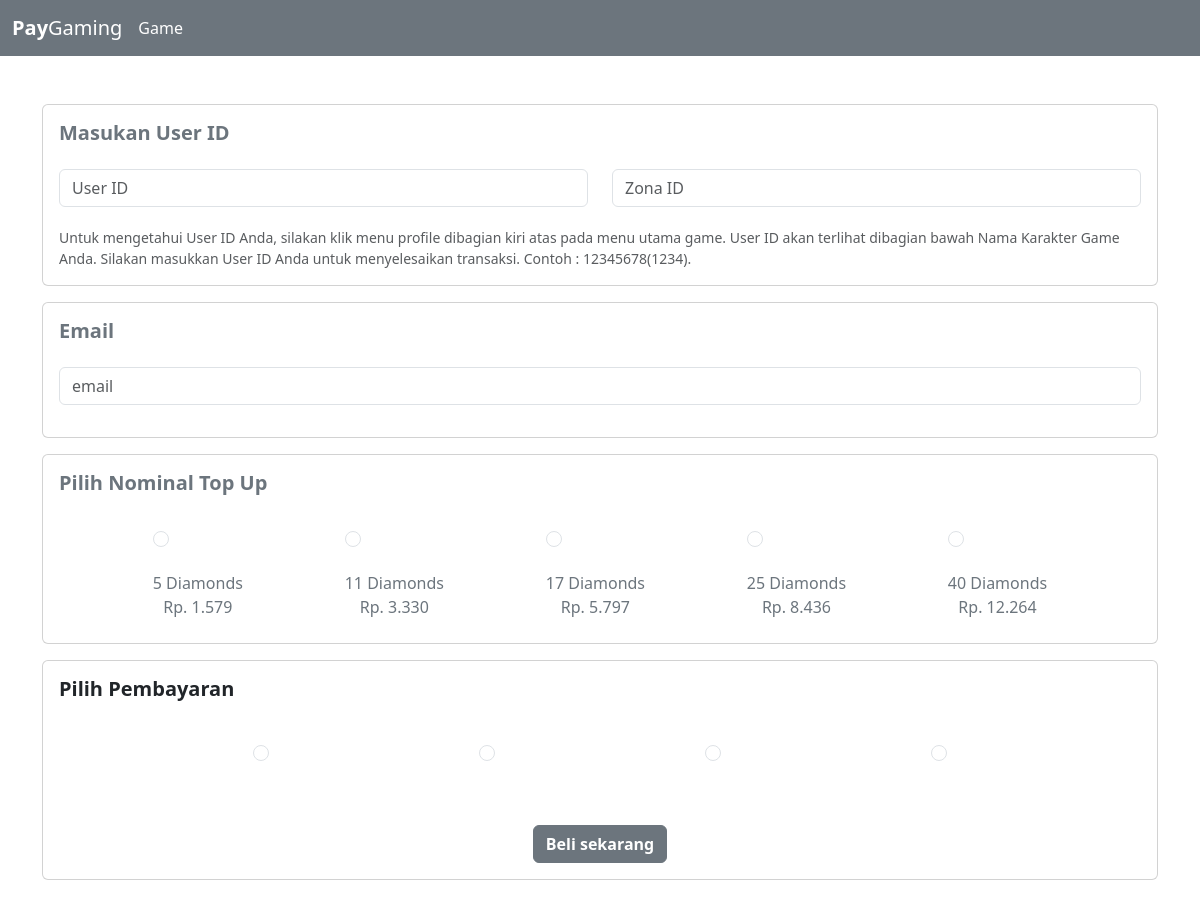
Screenshot of /ML.php with the database file from the repository.
### tables this page shows
CREATE TABLE `item` (
  `id_item` char(10) NOT NULL,
  `nm_item` varchar(50) NOT NULL,
  `jml_item` varchar(10) NOT NULL,
  `nominal` varchar(50) NOT NULL,
  `id_game` char(10) NOT NULL
);

CREATE TABLE `bank` (
  `id_bank` int(10) NOT NULL,
  `nm_bank` varchar(50) NOT NULL,
  `rekening` int(50) NOT NULL,
  `icon_bank` varchar(200) NOT NULL
);

### ML.php (the view, shortened to what this page needs)
<?php
include 'template/header.php';
include "proses/connection_db.php";
$item = mysqli_query($koneksi, "SELECT * FROM item where id_game='ML'") or die(mysqli_error());
$bank = mysqli_query($koneksi, "SELECT * FROM bank") or die(mysqli_error());
?>
<div class="container-md text-secondary     mt-5 mb-5">
        <div class=" d-md-flex justify-content-center">
            <form action="proses/addtransaksi.php" method="post">
                <div class="card">
                    <div class="card-body text-secondary">
                        <h5 class="card-title mb-4"> <strong>Masukan User ID</strong></h5>
                        <div class="row">
                            <div class="mb-3 col-6">
                                <input type="text" required class="form-control" name="userid" placeholder="User ID">
                            </div>
                            <div class="mb-3 col-6">
                                <input type="text" required class="form-control" placeholder="Zona ID" name="zonaid">
                            </div>
                        </div>
                        <div id="emailHelp" class="form-text">Untuk mengetahui User ID Anda, silakan klik menu
                            profile dibagian kiri atas pada menu utama game. User ID akan terlihat dibagian bawah
                            Nama Karakter Game Anda. Silakan masukkan User ID Anda untuk menyelesaikan transaksi.
                            Contoh : 12345678(1234).</div>
                    </div>
                </div>
                <div class="card mt-3">
                    <div class="card-body text-secondary">
                    <div class="row">
                        <h5 class="card-title mb-4"> <strong>Email</strong></h5>
                        <div class="mb-3 col-12">
                            <input type="email" class="form-control" name="email"
                                placeholder="email" required>
                        </div>
                        </div>
                    </div>
                </div>
                <div class="card mt-3">
                    <div class="card-body text-secondary">
                        <h5 class="card-title mb-4"> <strong>Pilih Nominal Top Up</strong></h5>
                        <div class="d-md-flex justify-content-evenly">
                            <?php
                            $no = 1;
                            foreach ($item as $item) {
                                ?>
                                <div class="card border-0 m-2 text-secondary">
                                    <input class="form-check-input" type="radio" name="diamonds" value="<?= $item['id_item']?>"
                                        id="<?= $no?>" required  >
                                    <label class="form-check-label text-center" for="<?= $no++ ?>">
                                        <br>
                                        <?= $item['jml_item']; ?> <?= $item['nm_item'];?><br>
                                        <?= $item['nominal']; ?>
                                    </label>
                                </div>
                            <?php } ?>
                        </div>
                    </div>
                </div>
                <div class="card mt-3">
                    <div class="card-body" >
                        <h5 class="card-title mb-4"> <strong>Pilih Pembayaran</strong></h5>
                        <div class="mt-3 d-md-flex flex-column">
                        <div class="d-md-flex  justify-content-evenly mb-4">
                        <?php
                            $o = 100;
                            foreach ($bank as $bank) {
                                ?>
                            <div class="card border-0 m-3">
                                <input class="form-check-input" type="radio" required name="bank" value="<?= $bank['id_bank'];?>" id="<?= $o?>">
                                <label class="form-check-label text-center" for="<?= $o++?>">
                                </label>
                            </div>
                            <?php } ?>
                        </div>
                        <div class="d-flex justify-content-center" >
                        <button class="btn btn-secondary text-center "
                                 type="submit"
                                value="kirim"><strong>Beli sekarang</strong></button>
                                </div>
                            </div>
                    </div>
                </div>
            </form>
        </div>
</div>
<?php
include 'template/footer.php';
?>

### template/header.php (shortened to what this page needs)
<!doctype html>
<html lang="en">
  <head>
    <link href="https://cdn.jsdelivr.net/npm/bootstrap@5.3.0/dist/css/bootstrap.min.css" rel="stylesheet">
  </head>
  <body>
  <nav class="navbar navbar-expand-md bg-secondary"data-bs-theme="dark">
  <div class="container-fluid ">
    <a class="navbar-brand me-2" href="#"><b>Pay</b>Gaming</a>
    <div class="collapse navbar-collapse" id="navbarNav">
      <ul class="navbar-nav">
        <li class="nav-item">
          <a class="nav-link active" aria-current="page" href="index.php">Game</a>
        </li>
      </ul>
    </div>
  </div>
</nav>

### template/footer.php (shortened to what this page needs)
  </body>
</html>

### rows the page displays
item: jml_item "5", nm_item "Diamonds", nominal "Rp. 1.579"
item: jml_item "11", nm_item "Diamonds", nominal "Rp. 3.330"
item: jml_item "17", nm_item "Diamonds", nominal "Rp. 5.797"
item: jml_item "25", nm_item "Diamonds", nominal "Rp. 8.436"
item: jml_item "40", nm_item "Diamonds", nominal "Rp. 12.264"
